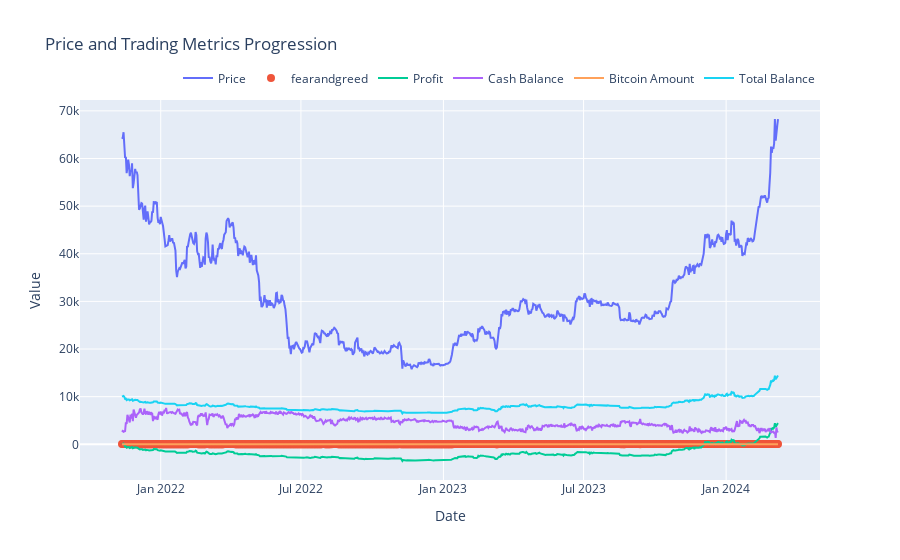

Notebook source saved alongside this figure:
### Code cell
plot("fearandgreed", prices, indicator_values, profits, cash, bitcoin, total, Dates[start_idx:])

### Figure 1 — Plotly figure (JSON) as saved in the notebook; plotly's stock layout.template omitted (floating-point values rounded to 4 significant figures; data arrays with more than 128 entries replaced by an {"elided": "..."} marker saying what was removed)
{"data": [{"mode": "lines", "name": "Price", "type": "scatter", "x": {"elided": "848 str values"}, "y": {"elided": "848 float values"}}, {"marker": {"size": 8}, "mode": "markers", "name": "fearandgreed", "type": "scatter", "x": {"elided": "848 str values"}, "y": {"elided": "848 int values"}}, {"mode": "lines", "name": "Profit", "type": "scatter", "x": {"elided": "848 str values"}, "y": {"elided": "848 float values"}}, {"mode": "lines", "name": "Cash Balance", "type": "scatter", "x": {"elided": "848 str values"}, "y": {"elided": "848 float values"}}, {"mode": "lines", "name": "Bitcoin Amount", "type": "scatter", "x": {"elided": "848 str values"}, "y": {"elided": "848 float values"}}, {"mode": "lines", "name": "Total Balance", "type": "scatter", "x": {"elided": "848 str values"}, "y": {"elided": "848 float values"}}], "layout": {"hovermode": "x unified", "legend": {"orientation": "h", "x": 1, "xanchor": "right", "y": 1.02, "yanchor": "bottom"}, "title": {"text": "Price and Trading Metrics Progression"}, "xaxis": {"title": {"text": "Date"}}, "yaxis": {"title": {"text": "Value"}}}}
